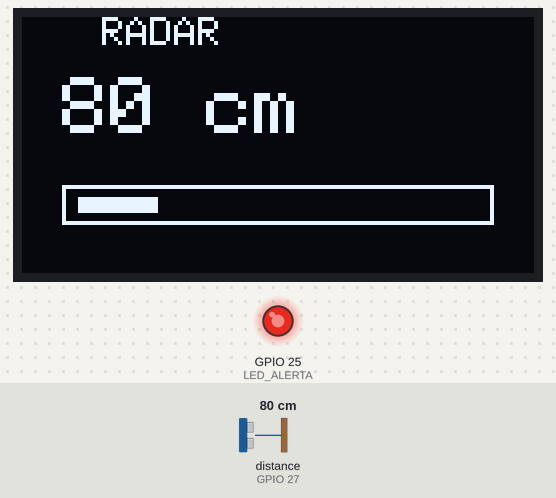
The sketch below on a simulated ESP32. Shown: 128×64 one-colour display, output pins drawn as LEDs (lit = HIGH). Wiring (from diagram.json): ultrasonic range finder: trigger GPIO 26; echo GPIO 27. Inputs (shaded band) come from the test bench; at power-on: distance to the obstacle (sensor on GPIO 27) 80 cm. The echo pulse lasts 58.3 µs per cm; pins used as bus, display or sensor lines are not drawn; what the sketch prints to the serial monitor is not drawn.

Above: at 3.2 s.
3.3 s: distance to the obstacle (sensor on GPIO 27) set to 74 cm
At 4.2 s:
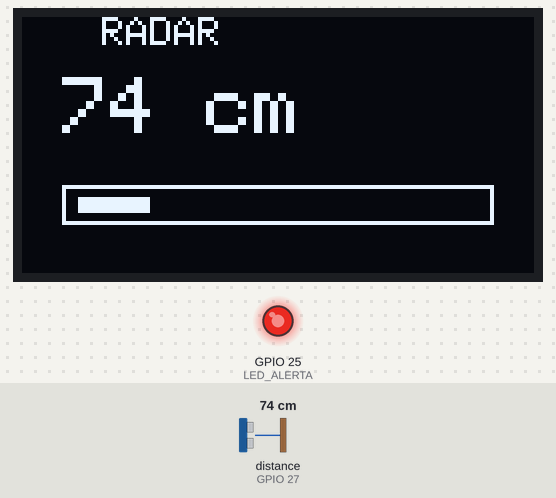
4.9 s: distance to the obstacle (sensor on GPIO 27) set to 64 cm
At 5.8 s:
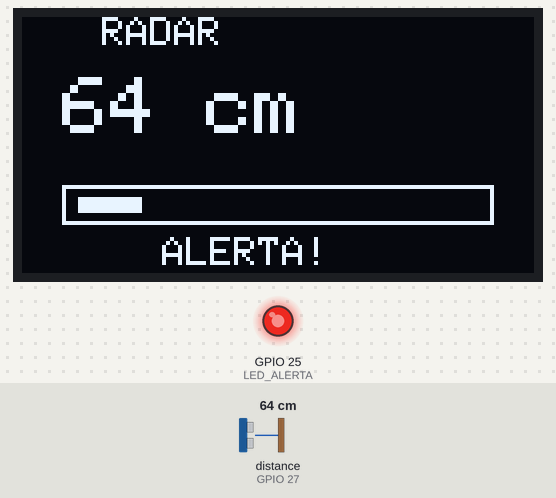
6.5 s: distance to the obstacle (sensor on GPIO 27) set to 120 cm
At 7.6 s:
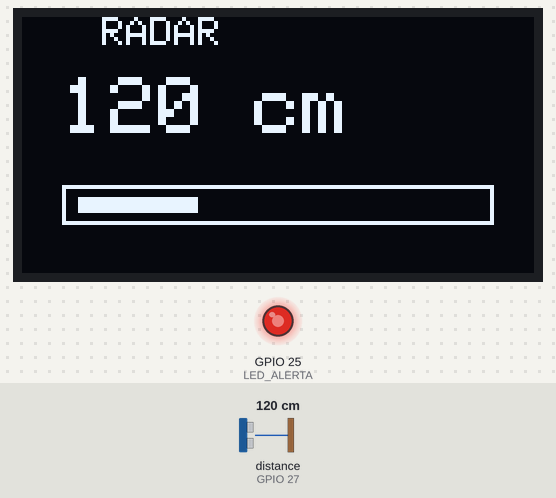
8.1 s: distance to the obstacle (sensor on GPIO 27) set to 250 cm
At 9.1 s:
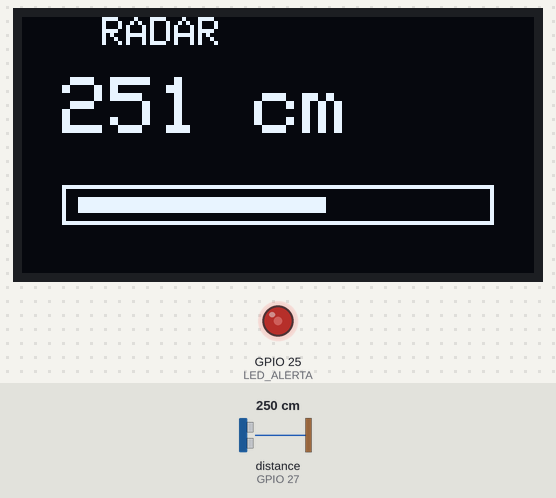
9.8 s: distance to the obstacle (sensor on GPIO 27) set to 299 cm
At 11.2 s:
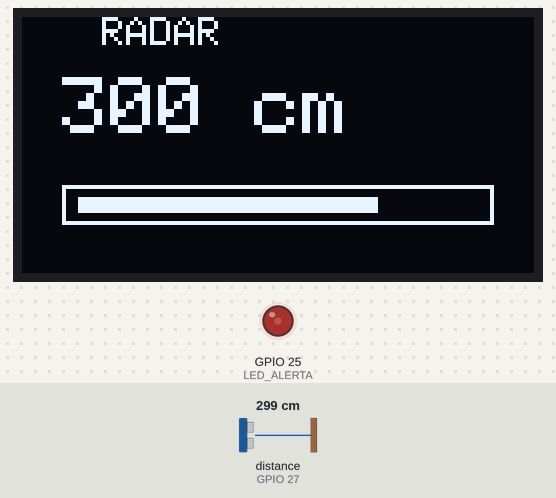
Timing chart, 0 to 12.5 s (numbered marks = the images above; inputs shaded):
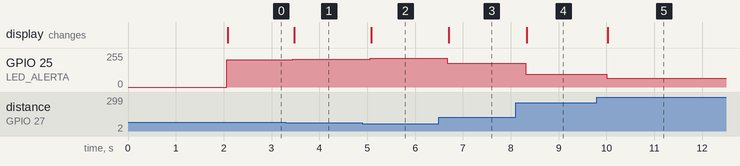

The sketch:

sketch.ino
```cpp
// ==========================================
// RADAR DE DISTANCIA
// ==========================================


// ==========================================
// LIBRERÍAS
// ==========================================

#include <Wire.h>
#include <Adafruit_GFX.h>
#include <Adafruit_SSD1306.h>


// ==========================================
// CONFIGURACIÓN DE LA PANTALLA OLED
// ==========================================

#define ANCHO_PANTALLA 128
#define ALTO_PANTALLA 64

Adafruit_SSD1306 pantalla(
  ANCHO_PANTALLA,
  ALTO_PANTALLA,
  &Wire,
  -1
);


// ==========================================
// PINES
// ==========================================

// Sensor ultrasónico
const int TRIG = 26;
const int ECHO = 27;

// LED de alerta
const int LED_ALERTA = 25;


// ==========================================
// CONFIGURACIÓN DEL SISTEMA
// ==========================================

// Distancia donde comienza la alerta
const int UMBRAL = 70;

// Distancia máxima que vamos a representar
const int DISTANCIA_MAXIMA = 400;


// ==========================================
// CONFIGURACIÓN INICIAL
// ==========================================

void setup() {

  // Sensor ultrasónico
  pinMode(TRIG, OUTPUT);
  pinMode(ECHO, INPUT);

  // LED
  pinMode(LED_ALERTA, OUTPUT);

  // Monitor Serie
  Serial.begin(115200);

  // Iniciar pantalla OLED
  pantalla.begin(
    SSD1306_SWITCHCAPVCC,
    0x3C
  );

  // Limpiar pantalla
  pantalla.clearDisplay();

  // Color del texto
  pantalla.setTextColor(SSD1306_WHITE);

  // Mensaje inicial
  pantalla.setTextSize(1);
  pantalla.setCursor(20, 25);
  pantalla.println("Iniciando radar...");

  pantalla.display();

  delay(2000);
}


// ==========================================
// PROGRAMA PRINCIPAL
// ==========================================

void loop() {

  // ----------------------------------------
  // 1. ENVIAR EL PULSO ULTRASÓNICO
  // ----------------------------------------

  digitalWrite(TRIG, LOW);
  delayMicroseconds(2);

  digitalWrite(TRIG, HIGH);
  delayMicroseconds(10);

  digitalWrite(TRIG, LOW);


  // ----------------------------------------
  // 2. MEDIR EL ECO
  // ----------------------------------------

  long tiempo = pulseIn(ECHO, HIGH);


  // ----------------------------------------
  // 3. CONVERTIR EL TIEMPO A DISTANCIA
  // ----------------------------------------

  long distancia = tiempo / 58;


  // ----------------------------------------
  // 4. LIMITAR LA DISTANCIA
  // ----------------------------------------

  if (distancia > DISTANCIA_MAXIMA) {
    distancia = DISTANCIA_MAXIMA;
  }


  // ----------------------------------------
  // 5. CALCULAR EL BRILLO DEL LED
  // ----------------------------------------
  // 0 cm   = 255
  // 400 cm = 0

  int brillo = map(
    distancia,
    0,
    DISTANCIA_MAXIMA,
    255,
    0
  );


  // ----------------------------------------
  // 6. APLICAR PWM AL LED
  // ----------------------------------------

  analogWrite(LED_ALERTA, brillo);


  // ----------------------------------------
  // 7. CALCULAR LA BARRA
  // ----------------------------------------
  // Cerca = barra vacía
  // Lejos = barra llena

  int barra = map(
    distancia,
    0,
    DISTANCIA_MAXIMA,
    0,
    100
  );


  // ----------------------------------------
  // 8. MOSTRAR EN EL MONITOR SERIE
  // ----------------------------------------

  Serial.print("Distancia: ");
  Serial.print(distancia);
  Serial.print(" cm");

  Serial.print(" | Brillo LED: ");
  Serial.println(brillo);


  // ----------------------------------------
  // 9. PREPARAR LA OLED
  // ----------------------------------------

  pantalla.clearDisplay();


  // Título
  pantalla.setTextSize(1);
  pantalla.setCursor(20, 0);
  pantalla.println("RADAR");


  // Mostrar distancia
  pantalla.setTextSize(2);
  pantalla.setCursor(10, 15);
  pantalla.print(distancia);
  pantalla.println(" cm");


  // ----------------------------------------
  // 10. DIBUJAR LA BARRA
  // ----------------------------------------

  // Marco de la barra
  pantalla.drawRect(
    10,
    42,
    108,
    10,
    SSD1306_WHITE
  );


  // Relleno de la barra
  pantalla.fillRect(
    14,
    45,
    barra,
    4,
    SSD1306_WHITE
  );


  // ----------------------------------------
  // 11. COMPROBAR EL UMBRAL
  // ----------------------------------------

  if (distancia < UMBRAL) {

    // Objeto demasiado cerca

    pantalla.setTextSize(1);
    pantalla.setCursor(35, 55);
    pantalla.println("ALERTA!");

  }


  // ----------------------------------------
  // 12. ACTUALIZAR LA PANTALLA
  // ----------------------------------------

  pantalla.display();


  // Esperar antes de la siguiente medición

  delay(200);
}
```

Measured:
- the behaviour switches between 70 and 69 cm on distance to the obstacle (sensor on GPIO 27) (found by bisection; images 1 and 2)
- after the input at 3.3 s, GPIO 25 (LED_ALERTA): 204/255 → 208/255 after 0.15 s; the display: changes after 0.17 s (image 1)
- after the input at 4.9 s, GPIO 25 (LED_ALERTA): 208/255 → 215/255 after 0.16 s; the display: changes after 0.19 s (image 2)
- after the input at 6.5 s, GPIO 25 (LED_ALERTA): 215/255 → 179/255 after 0.17 s; the display: changes after 0.20 s (image 3)
- after the input at 8.1 s, GPIO 25 (LED_ALERTA): 179/255 → 95/255 after 0.21 s; the display: changes after 0.24 s (image 4)
- after the input at 9.8 s, GPIO 25 (LED_ALERTA): 95/255 → 64/255 after 0.20 s; the display: changes after 0.23 s (image 5)
